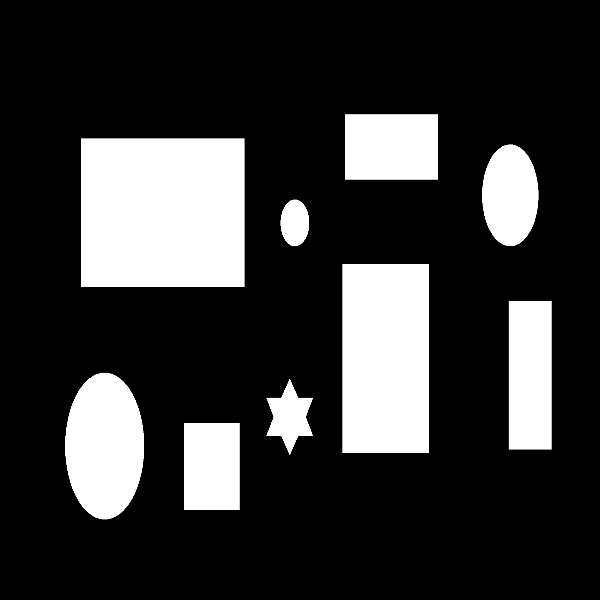
//> input picture TASK 2/test2.jpg, 600 x 600 px
$ ./rrt_file_dim test2.jpg   (built with g++ and OpenCV 4)
//> lines starting //> are read from the running program, lines starting //| are printed output that depends on the picture; after the words box and inside, x2 and y2 are one past the last pixel; in counts of white or black regions, pixels touching at a corner belong together
#include <iostream>
#include "opencv2/highgui/highgui.hpp"
#include "opencv2/core/core.hpp"
#include "opencv2/imgproc/imgproc.hpp"
#include <cmath>
#include <vector>
#include <stack>
#include <fstream>

using namespace std;
using namespace cv;

struct node{
	int x;int y;
};

struct node_info
{
	node parent;
	vector <node>children;
	int cost;
};

node_info** path;
node start_point;
node end_point;
vector <node> v;
stack <node> final_path;
int step_size =10;
int bot_size=10;

Mat img,img1;
Mat black(1,1,CV_8UC3,Scalar(0,0,0));
Mat white(1,1,CV_8UC3,Scalar(255,255,255));
Mat blue(1,1,CV_8UC3,Scalar(255,0,0));
Mat gray(1,1,CV_8UC3,Scalar(100,100,100));
Mat red(1,1,CV_8UC3,Scalar(0,0,255));
Mat green(1,1,CV_8UC3,Scalar(0,255,0));

node randomPoint();
float node_dist(node,node);
bool isValid(int,int);
int Nearest(node);
bool lineIterator1(node,node);
bool lineIterator2(node,node);
void RRT();
void reached();
void Rewire(node);
void remove(node,node);
void UpdateImg();

// [19 lines left out: function begin, not called in this run]


int main(int argc,char ** argv)
{
	namedWindow("win",0);
	img=imread(argv[1],1);
//> img is the input picture: 600 rows x 600 cols, CV_8UC3; min 0, max 255, mean 52.8
	img1=imread(argv[1],1);
	imshow("win",img1);

	path=(node_info**)malloc(sizeof(node_info*)*img.rows);
	for(int i=0;i<img.rows;i++)
	{
		path[i]=(node_info*)malloc(sizeof(node_info)*img.cols);
		for(int j=0;j<img.cols;j++)
		{
			path[i][j].parent.x=-1;
			path[i][j].parent.y=-1;
			path[i][j].cost=100000;

		}
	}
	UpdateImg();//uncomment to apply bot dimension constraints
	setMouseCallback("win",begin,NULL);
	waitKey(0);
}

void UpdateImg()
{
	int k;

	for(int i=0;i<img.cols;i++)
	{
		for(int j=0;j<img.rows;j++)
		{
			if(img.at<Vec3b>(j,i)[0]>150 && img.at<Vec3b>(j,i)[1]>150 && img.at<Vec3b>(j,i)[2]>150 )
					img.at<Vec3b>(j,i)=white.at<Vec3b>(0,0);
			else
					img.at<Vec3b>(j,i)=black.at<Vec3b>(0,0);
		}
	}
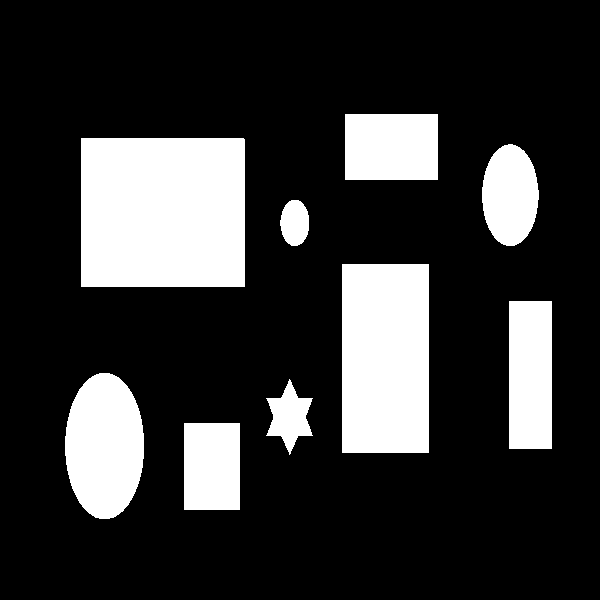
//> img: 600 rows x 600 cols, CV_8UC3; 20.8% white; 9 white regions, largest, box (x1, y1, x2, y2) and area: (81, 138, 245, 287) 24435, (342, 264, 429, 453) 16443, (65, 373, 144, 519) 9096

	for(int i=0;i<img.cols;i++)
	{
		for(int j=1;j<img.rows-1;j++)
		{
			if(img.at<Vec3b>(j,i)==white.at<Vec3b>(0,0) && img.at<Vec3b>(j-1,i)==black.at<Vec3b>(0,0) )
			{
				for(k=1;k<=(int)(round(bot_size/2.0));k++)
					if(isValid(i,j-k))
						img.at<Vec3b>(j-k,i)=gray.at<Vec3b>(0,0);
			}

			if(img.at<Vec3b>(j,i)==white.at<Vec3b>(0,0) && img.at<Vec3b>(j+1,i)==black.at<Vec3b>(0,0) )
			{
				for(k=1;k<=(int)(round(bot_size/2.0));k++)
					if(isValid(i,j+k))
						img.at<Vec3b>(j+k,i)=gray.at<Vec3b>(0,0);
			}

		}
	}
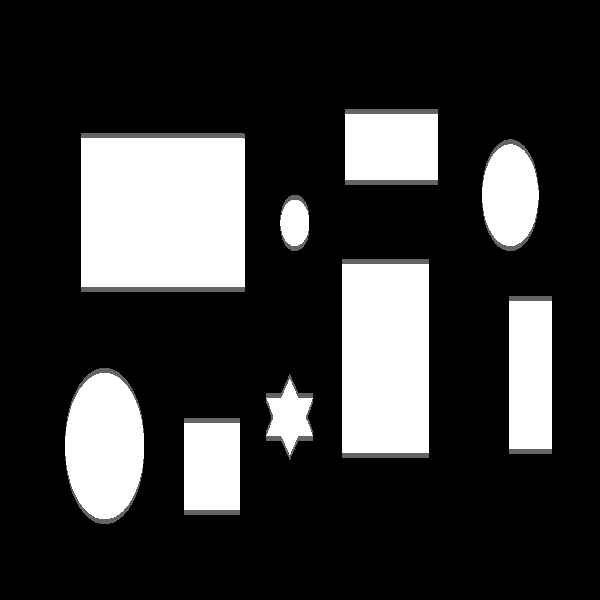
//> img: 600 rows x 600 cols, CV_8UC3; 1.86% of pixels changed, all inside (x1, y1, x2, y2) = (65, 109, 552, 524)

	for(int i=0;i<img.cols;i++)
	{
		for(int j=0;j<img.rows;j++)
		{
			if(img.at<Vec3b>(j,i)==gray.at<Vec3b>(0,0))
					img.at<Vec3b>(j,i)=white.at<Vec3b>(0,0);
		}
	}
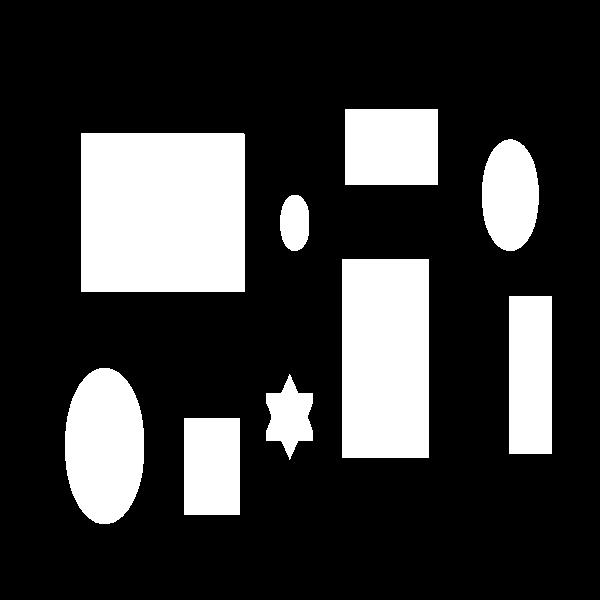
//> img: 600 rows x 600 cols, CV_8UC3; 22.6% white; 9 white regions, largest, box (x1, y1, x2, y2) and area: (81, 133, 245, 292) 26075, (342, 259, 429, 458) 17313, (65, 368, 144, 524) 9886

	for(int i=1;i<img.cols-1;i++)
	{
		for(int j=0;j<img.rows;j++)
		{
			if(img.at<Vec3b>(j,i)==white.at<Vec3b>(0,0) && img.at<Vec3b>(j,i-1)==black.at<Vec3b>(0,0) )
			{
				for(k=1;k<=(int)(round(bot_size/2.0));k++)
					if(isValid(i-k,j))
						img.at<Vec3b>(j,i-k)=gray.at<Vec3b>(0,0);
			}
			if(img.at<Vec3b>(j,i)==white.at<Vec3b>(0,0) && img.at<Vec3b>(j,i+1)==black.at<Vec3b>(0,0) )
			{
				for(k=1;k<=(int)(round(bot_size/2.0));k++)
					if(isValid(i+k,j))
						img.at<Vec3b>(j,i+k)=gray.at<Vec3b>(0,0);
			}

		}
	}
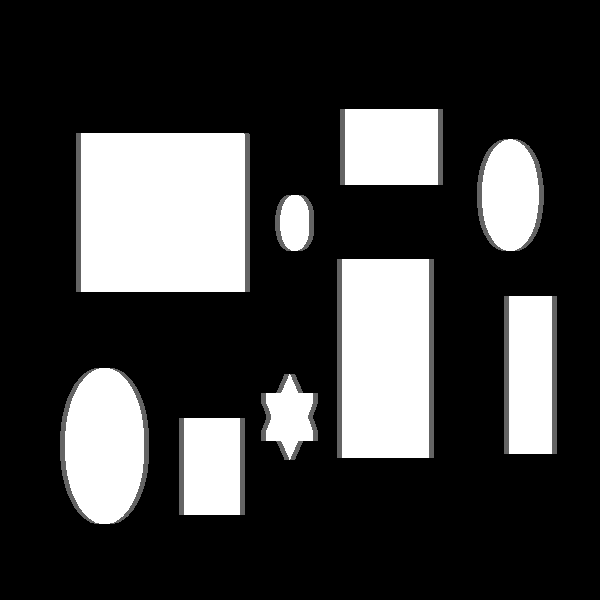
//> img: 600 rows x 600 cols, CV_8UC3; 3.05% of pixels changed, all inside (x1, y1, x2, y2) = (60, 109, 557, 524)
	for(int i=0;i<img.cols;i++)
	{
		for(int j=0;j<img.rows;j++)
		{
			if(img.at<Vec3b>(j,i)==gray.at<Vec3b>(0,0))
					img.at<Vec3b>(j,i)=white.at<Vec3b>(0,0);
		}
	}
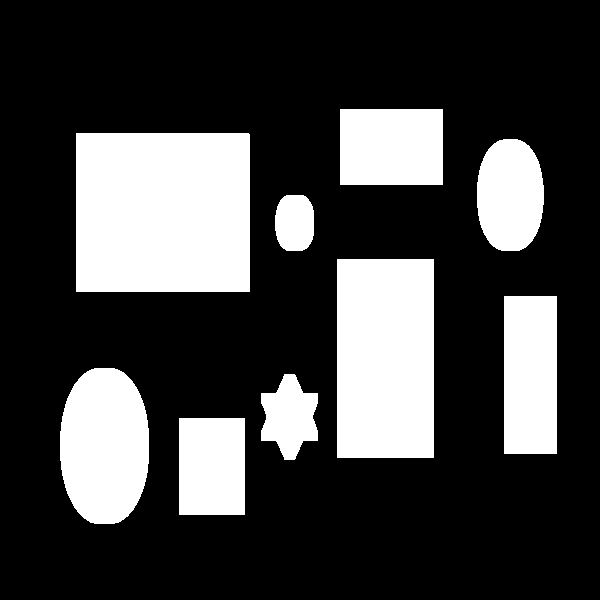
//> img: 600 rows x 600 cols, CV_8UC3; 25.7% white; 9 white regions, largest, box (x1, y1, x2, y2) and area: (76, 133, 250, 292) 27665, (337, 259, 434, 458) 19303, (60, 368, 149, 524) 11446
}

// [18 lines left out: functions randomPoint, node_dist, not called in this run]

bool isValid(int x,int y)
{
	return x>=0 && y>=0 && x<img.cols && y<img.rows ;
}

// [315 lines left out: functions Nearest, generate_step_node, lineIterator1, lineIterator2, RRT, reached and 2 more, not called in this run]
